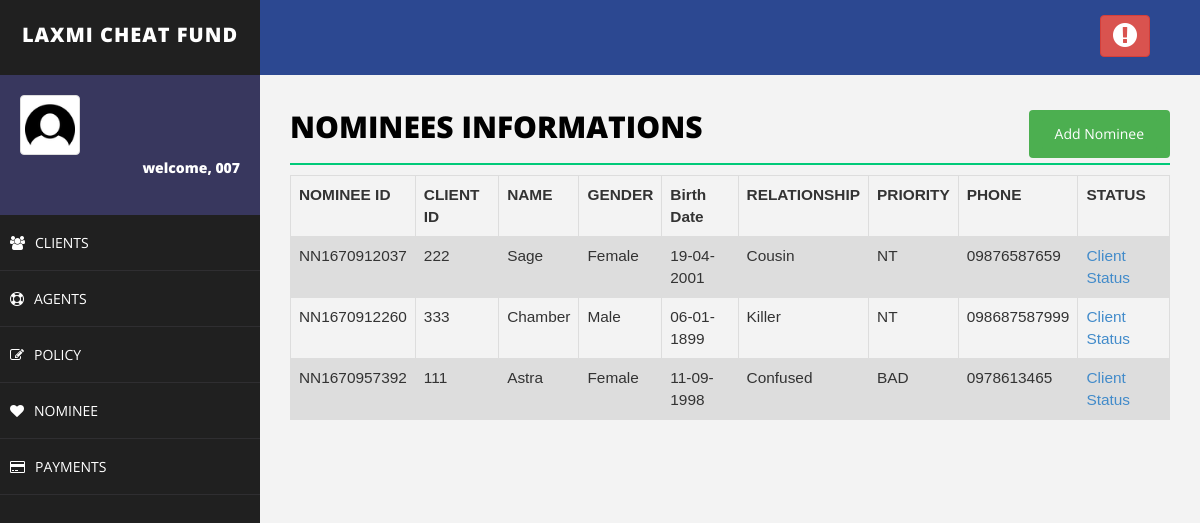
The app's page /nominee.php (signed in) with its own data.
### tables this page shows
CREATE TABLE `nominee` (
  `nominee_id` varchar(200) NOT NULL,
  `client_id` varchar(100) NOT NULL,
  `name` varchar(50) NOT NULL,
  `sex` varchar(20) NOT NULL,
  `birth_date` varchar(50) NOT NULL,
  `nid` varchar(50) NOT NULL,
  `relationship` varchar(20) NOT NULL,
  `priority` varchar(20) NOT NULL,
  `phone` varchar(50) NOT NULL
);

### nominee.php (the view, shortened to what this page needs)
<!DOCTYPE html>
<html>
<head>
    <link href="assets/css/bootstrap.css" rel="stylesheet" />
    <link href="assets/css/font-awesome.css" rel="stylesheet" />
    <link href="assets/css/basic.css" rel="stylesheet" />
    <link href="assets/css/custom.css" rel="stylesheet" />
</head>
<body>
<?php include 'header.php';
?>
        <div id="page-wrapper">
                <div class="row">
                    <div class="col-md-12">
                        <h1 class="page-head-line">Nominees Informations
						<button class="btn" align="center">
						<a href="addNominee.php" class="btn">Add Nominee</a>
						</button>
						</h1>
                    </div>
                </div>
<?php
include'connection.php';
	$sql = "SELECT * FROM nominee";
	$result = $conn->query($sql);
	echo "<table class=\"table\">\n";
    echo "  <tr>\n";
	echo "    <th>NOMINEE ID</th>\n";
    echo "    <th>CLIENT ID</th>\n";
    echo "    <th>NAME</th>\n";
	echo "    <th>GENDER</th>\n";
    echo "    <th>Birth Date</th>\n";
	echo "    <th>RELATIONSHIP</th>\n";;
    echo "    <th>PRIORITY</th>\n";
    echo "    <th>PHONE</th>\n";;
	echo "    <th>STATUS</th>\n";
    echo "  </tr>";
	if ($result->num_rows > 0) {
	while($row = $result->fetch_assoc()) {
		echo "<tr>\n";
		echo "    <td>".$row["nominee_id"]."</td>\n";
		echo "    <td>".$row["client_id"]."</td>\n";
		echo "    <td>".$row["name"]."</td>\n";
		echo "    <td>".$row["sex"]."</td>\n";
		echo "    <td>".$row["birth_date"]."</td>\n";
		echo "    <td>".$row["relationship"]."</td>\n";
		echo "    <td>".$row["priority"]."</td>\n";
		echo "    <td>".$row["phone"]."</td>\n";
		echo "    <td>"."<a href='clientStatus.php?client_id=".$row["client_id"]. "'>Client Status</a>"."</td>\n";
	}
	echo "</table>\n";
	echo "</body>\n";
	echo "</html>";
	} else {
    echo "0 results";
}
?>
</body>
</html>

### assets/css/basic.css (style rules this page uses)
body { font-family: 'Open Sans', sans-serif; line-height:25px; }
#page-wrapper { padding: 15px 15px; min-height: 600px; background: #F3F3F3; }
.page-head-line { font-size: 30px; text-transform: uppercase; color: #000; font-weight: 800; padding-bottom: 20px; border-bottom: 2px solid #00CA79; margin-bottom: 10px; }
@media (min-width:768px) { #page-wrapper { margin: 0 0 0 260px; padding: 15px 30px; min-height: 1200px; } }

### nominee.php (style rules this page uses)
.btn { background-color: #4CAF50; float: right; color:white; text-decoration:none; }
table { font-family: arial, sans-serif; border-collapse: collapse; width: 100%; margin-left:0%; font-size:110%; }
td, th { border: 1px solid #dddddd; text-align: left; padding: 8px; }
tr:nth-child(even) { background-color: #dddddd; }

### records on screen
nominee: nominee_id "NN1670912037", client "222", name "Sage", sex "Female", birth_date "19-04-2001", relationship "Cousin", priority "NT", phone "09876587659"
nominee: nominee_id "NN1670912260", client "333", name "Chamber", sex "Male", birth_date "06-01-1899", relationship "Killer", priority "NT", phone "098687587999"
nominee: nominee_id "NN1670957392", client "111", name "Astra", sex "Female", birth_date "11-09-1998", relationship "Confused", priority "BAD", phone "0978613465"

### other values on screen
$_SESSION["username"] "007"
